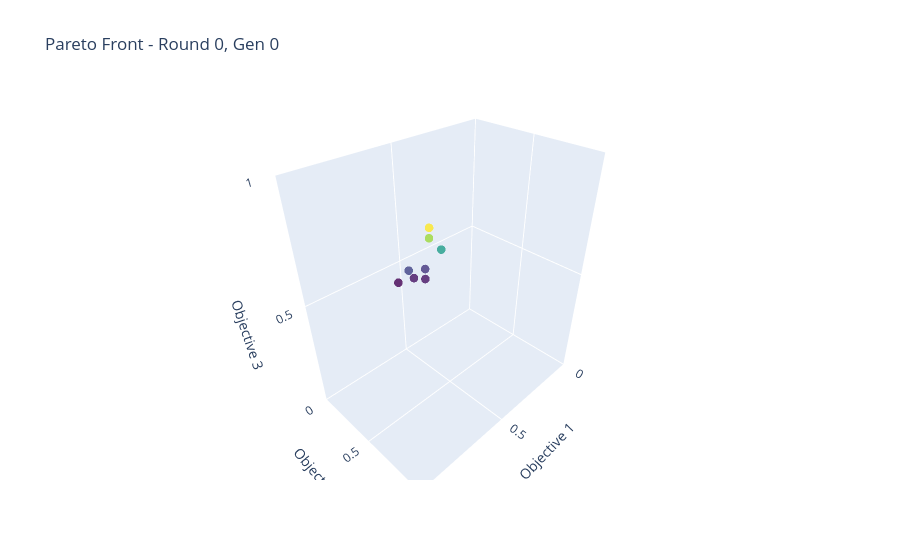
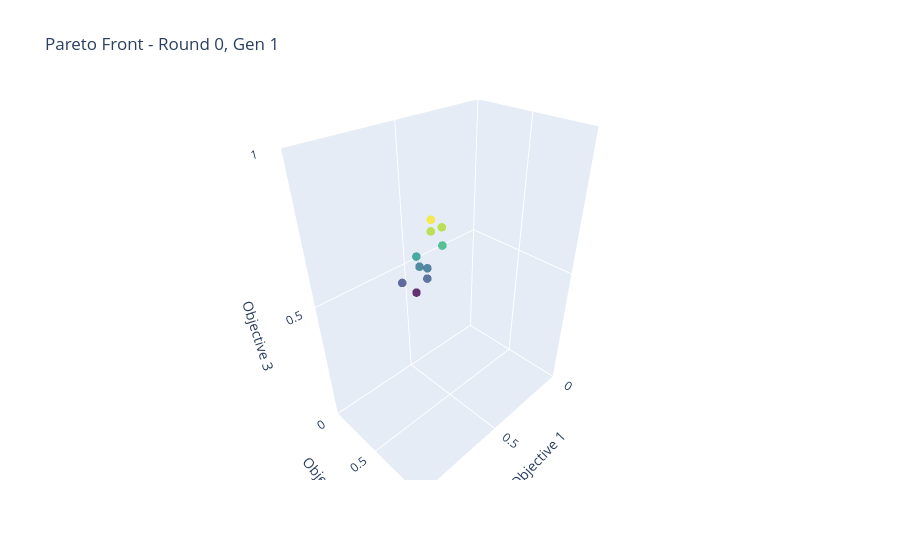
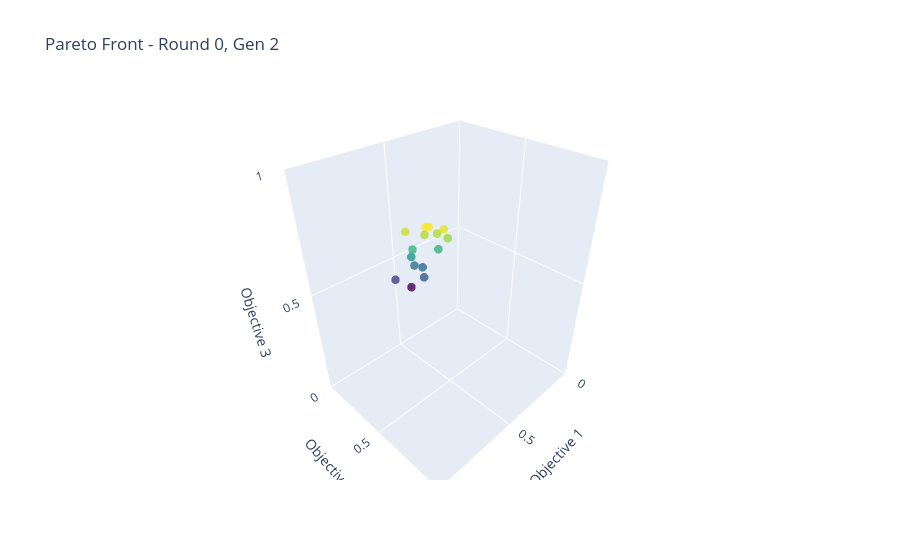
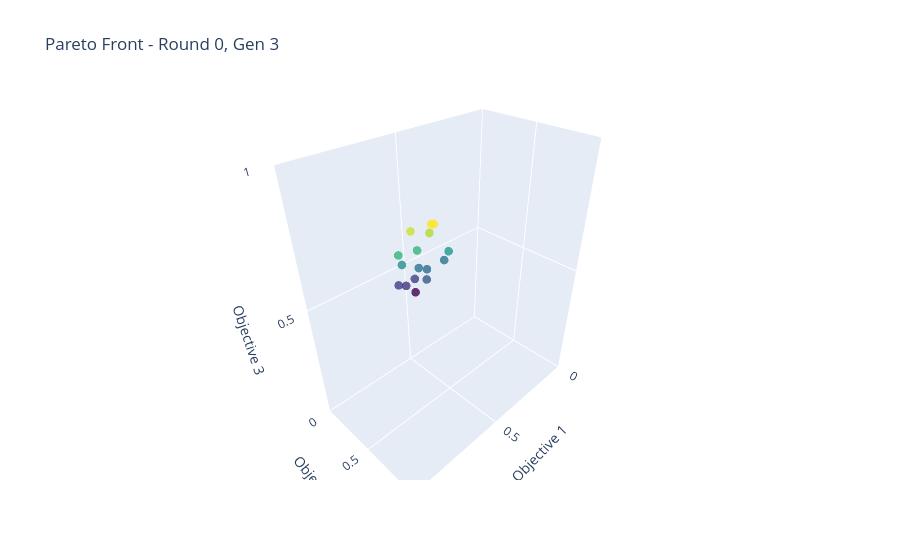

Write notebook code for charts like these, in order.
### Code cell
import plotly.graph_objects as go

# Choose a generation and run
# gen_idx = 0
# run_idx = 0

for run_idx in range(len(all_runs_fronts)):
    for gen_idx in range(len(all_runs_fronts[run_idx])):
        
        front = all_runs_fronts[run_idx][gen_idx]

        fig = go.Figure(data=[go.Scatter3d(
            x=front[:, 0],
            y=front[:, 1],
            z=front[:, 2],
            mode='markers',
            marker=dict(
                size=5,
                color=front[:, 2],  # Color by third objective
                colorscale='Viridis',
                opacity=0.8
            )
        )])

        # min_x = get_min_objective_value(run_idx, gen_idx, 0)
        # max_x = get_max_objective_value(run_idx, gen_idx, 0)
        # min_y = get_min_objective_value(run_idx, gen_idx, 1)
        # max_y = get_max_objective_value(run_idx, gen_idx, 1)
        # min_z = get_min_objective_value(run_idx, gen_idx, 2)
        # max_z = get_max_objective_value(run_idx, gen_idx, 2)
        
        min_x = 0
        min_y = 0
        min_z = 0

        max_x = 1
        max_y = 1
        max_z = 1

        fig.update_layout(
            title=f"Pareto Front - Round {run_idx}, Gen {gen_idx}",
            scene=dict(
                xaxis=dict(title="Objective 1", range=[min_x, max_x]),
                yaxis=dict(title="Objective 2", range=[min_y, max_y]),
                zaxis=dict(title="Objective 3", range=[min_z, max_z])
            )
        )

        fig.show()

### Figure 1 — Plotly figure (JSON) as saved in the notebook; plotly's stock layout.template omitted (floating-point values rounded to 4 significant figures)
{"data": [{"marker": {"color": [0.63, 0.72, 0.56, 0.53, 0.69, 0.55, 0.52, 0.53], "colorscale": [[0, "#440154"], [0.1111, "#482878"], [0.2222, "#3e4989"], [0.3333, "#31688e"], [0.4444, "#26828e"], [0.5556, "#1f9e89"], [0.6667, "#35b779"], [0.7778, "#6ece58"], [0.8889, "#b5de2b"], [1, "#fde725"]], "opacity": 0.8, "size": 5}, "mode": "markers", "type": "scatter3d", "x": [0.46, 0.49, 0.59, 0.55, 0.51, 0.52, 0.64, 0.58], "y": [0.36, 0.3, 0.26, 0.35, 0.33, 0.3, 0.24, 0.29], "z": [0.63, 0.72, 0.56, 0.53, 0.69, 0.55, 0.52, 0.53]}], "layout": {"scene": {"xaxis": {"range": [0, 1], "title": {"text": "Objective 1"}}, "yaxis": {"range": [0, 1], "title": {"text": "Objective 2"}}, "zaxis": {"range": [0, 1], "title": {"text": "Objective 3"}}}, "title": {"text": "Pareto Front - Round 0, Gen 0"}}}

### Figure 2 — Plotly figure (JSON) as saved in the notebook; plotly's stock layout.template omitted (floating-point values rounded to 4 significant figures)
{"data": [{"marker": {"color": [0.63, 0.72, 0.53, 0.69, 0.55, 0.52, 0.69, 0.6, 0.56, 0.46], "colorscale": [[0, "#440154"], [0.1111, "#482878"], [0.2222, "#3e4989"], [0.3333, "#31688e"], [0.4444, "#26828e"], [0.5556, "#1f9e89"], [0.6667, "#35b779"], [0.7778, "#6ece58"], [0.8889, "#b5de2b"], [1, "#fde725"]], "opacity": 0.8, "size": 5}, "mode": "markers", "type": "scatter3d", "x": [0.46, 0.49, 0.55, 0.51, 0.52, 0.64, 0.45, 0.56, 0.55, 0.57], "y": [0.36, 0.3, 0.35, 0.33, 0.3, 0.24, 0.34, 0.26, 0.27, 0.26], "z": [0.63, 0.72, 0.53, 0.69, 0.55, 0.52, 0.69, 0.6, 0.56, 0.46]}], "layout": {"scene": {"xaxis": {"range": [0, 1], "title": {"text": "Objective 1"}}, "yaxis": {"range": [0, 1], "title": {"text": "Objective 2"}}, "zaxis": {"range": [0, 1], "title": {"text": "Objective 3"}}}, "title": {"text": "Pareto Front - Round 0, Gen 1"}}}

### Figure 3 — Plotly figure (JSON) as saved in the notebook; plotly's stock layout.template omitted (floating-point values rounded to 4 significant figures)
{"data": [{"marker": {"color": [0.63, 0.72, 0.53, 0.55, 0.69, 0.6, 0.56, 0.46, 0.51, 0.7, 0.68, 0.69, 0.72, 0.63, 0.71], "colorscale": [[0, "#440154"], [0.1111, "#482878"], [0.2222, "#3e4989"], [0.3333, "#31688e"], [0.4444, "#26828e"], [0.5556, "#1f9e89"], [0.6667, "#35b779"], [0.7778, "#6ece58"], [0.8889, "#b5de2b"], [1, "#fde725"]], "opacity": 0.8, "size": 5}, "mode": "markers", "type": "scatter3d", "x": [0.46, 0.49, 0.55, 0.52, 0.45, 0.56, 0.55, 0.57, 0.64, 0.56, 0.43, 0.5, 0.48, 0.55, 0.43], "y": [0.36, 0.3, 0.35, 0.3, 0.34, 0.26, 0.27, 0.26, 0.22, 0.22, 0.4, 0.3, 0.31, 0.26, 0.37], "z": [0.63, 0.72, 0.53, 0.55, 0.69, 0.6, 0.56, 0.46, 0.51, 0.7, 0.68, 0.69, 0.72, 0.63, 0.71]}], "layout": {"scene": {"xaxis": {"range": [0, 1], "title": {"text": "Objective 1"}}, "yaxis": {"range": [0, 1], "title": {"text": "Objective 2"}}, "zaxis": {"range": [0, 1], "title": {"text": "Objective 3"}}}, "title": {"text": "Pareto Front - Round 0, Gen 2"}}}

### Figure 4 — Plotly figure (JSON) as saved in the notebook; plotly's stock layout.template omitted (floating-point values rounded to 4 significant figures)
{"data": [{"marker": {"color": [0.72, 0.53, 0.55, 0.56, 0.46, 0.51, 0.7, 0.69, 0.72, 0.63, 0.56, 0.6, 0.5, 0.63, 0.51, 0.59], "colorscale": [[0, "#440154"], [0.1111, "#482878"], [0.2222, "#3e4989"], [0.3333, "#31688e"], [0.4444, "#26828e"], [0.5556, "#1f9e89"], [0.6667, "#35b779"], [0.7778, "#6ece58"], [0.8889, "#b5de2b"], [1, "#fde725"]], "opacity": 0.8, "size": 5}, "mode": "markers", "type": "scatter3d", "x": [0.49, 0.55, 0.52, 0.55, 0.57, 0.64, 0.56, 0.5, 0.48, 0.55, 0.43, 0.42, 0.61, 0.63, 0.56, 0.62], "y": [0.3, 0.35, 0.3, 0.27, 0.26, 0.22, 0.22, 0.3, 0.31, 0.26, 0.32, 0.35, 0.24, 0.22, 0.24, 0.23], "z": [0.72, 0.53, 0.55, 0.56, 0.46, 0.51, 0.7, 0.69, 0.72, 0.63, 0.56, 0.6, 0.5, 0.63, 0.51, 0.59]}], "layout": {"scene": {"xaxis": {"range": [0, 1], "title": {"text": "Objective 1"}}, "yaxis": {"range": [0, 1], "title": {"text": "Objective 2"}}, "zaxis": {"range": [0, 1], "title": {"text": "Objective 3"}}}, "title": {"text": "Pareto Front - Round 0, Gen 3"}}}
